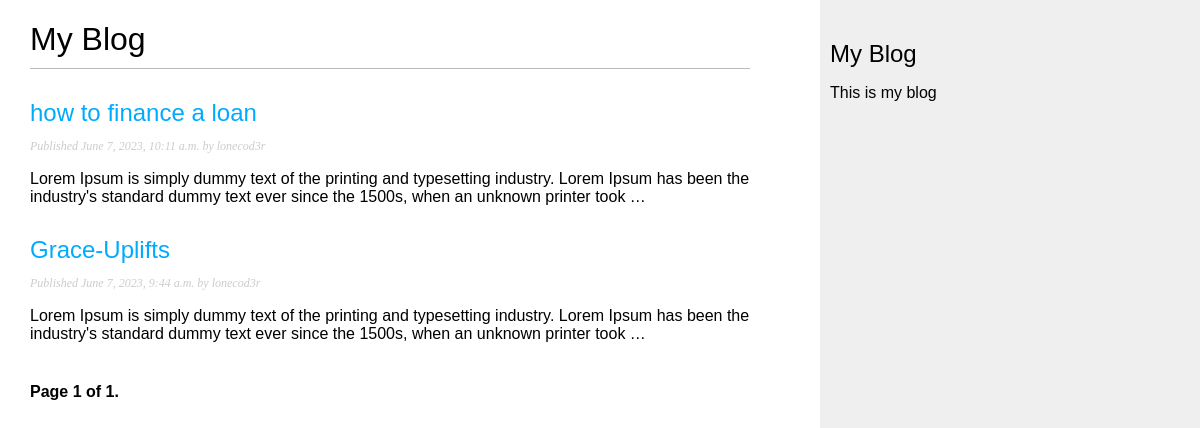
The page /blog/ on the database as committed earlier.
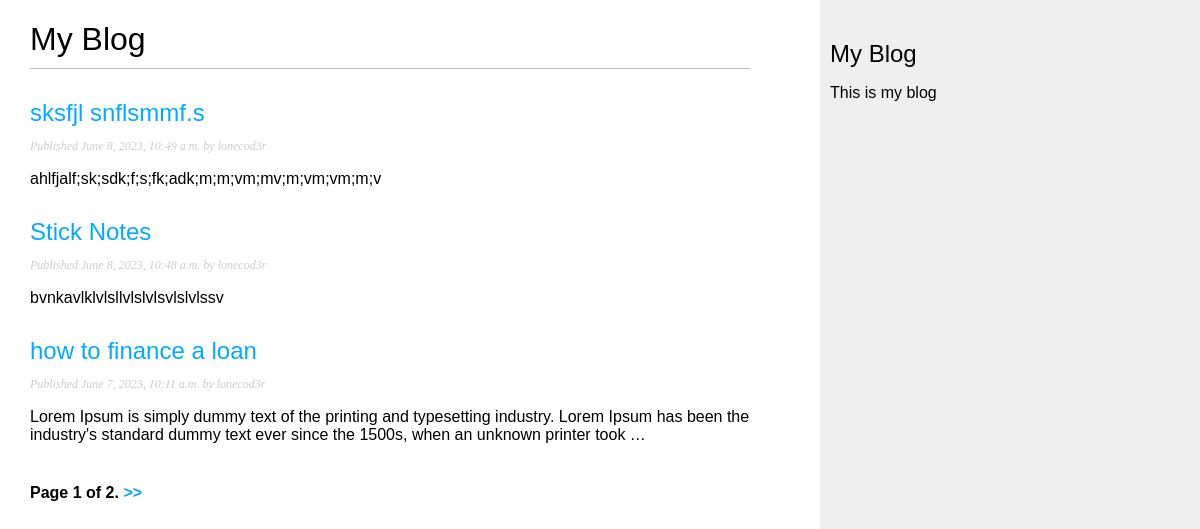
The same page on the database as committed later.
### blog/models.py (models this page shows, shortened)
class Post(models.Model):
    class Status(models.TextChoices):
        DRAFT = 'DF', 'Draft'
        PUBLISHED = 'PB', 'Published'
    title = models.CharField(max_length=250)
    slug = models.SlugField(max_length=250,
                            unique_for_date='publish')
    author = models.ForeignKey(User,on_delete = models.CASCADE,
                                related_name = 'blog_posts')
    body = models.TextField()
    publish = models.DateTimeField(default=timezone.now)
    created = models.DateTimeField(auto_now_add=True)
    updated = models.DateTimeField(auto_now=True)
    status = models.CharField(max_length=2,
                                choices = Status.choices,
                                default= Status.DRAFT)
    objects = models.Manager() #the default manager
    published = PublishedManager() #custom manager
    class Meta:
        ordering = ['-publish']
        indexes = [
            models.Index(fields=['-publish']),
        ]
    def get_absolute_url(self):
        return reverse('blog:post_detail',
                       args=[self.publish.year,
                             self.publish.month,
                             self.publish.day,
                             self.slug])

### blog/views.py (the view)
# urls.py: path('', views.PostListView.as_view(), name='post_list'),
class PostListView(ListView):
    queryset = Post.published.all()
    context_object_name = "posts"
    paginate_by = 3
    template_name = "blog/post/list.html"

### blog/templates/blog/post/list.html (shortened to what this page needs)
{% extends "blog/base.html" %}
{% block content %}
<h1>My Blog</h1>
    {% for post in posts %}
    <h2>
        <a href="{{ post.get_absolute_url }}">
            {{ post.title }}
        </a>
    </h2>
    <p class="date">
        Published {{ post.publish }} by {{ post.author }}
    </p>
    {{ post.body|truncatewords:30|linebreaks }}
    {% endfor %}
    {% include "pagination.html" with page=page_obj %}
{% endblock %}

### blog/templates/blog/base.html (shortened to what this page needs)
{% load static %}
<html lang="en">
<head>
    <link rel="stylesheet" href="{% static "css/blog.css" %}">
</head>
<body>
    <div id="content">
        {% block content %}
        {% endblock  %}
    </div>
    <div id="sidebar">
        <h2>My Blog</h2>
        <p>This is my blog</p>
    </div>
</body>
</html>

### blog/templates/pagination.html (shortened to what this page needs)
<div class="pagination">
    <span class="step-links">
        <span class="current">
            Page {{ page.number }} of {{ page.paginator.num_pages }}.
        </span>
        {% if page.has_next %}
        <a href="?page={{ page.next_page_number }}"> >> </a>
        {% endif %}
    </span>
</div>

### blog/static/css/blog.css (style rules this page uses)
body { margin:0; padding:0; font-family:helvetica, sans-serif; }
a { color:#00abff; text-decoration:none; }
h1 { font-weight:normal; border-bottom:1px solid #bbb; padding:0 0 10px 0; }
h2 { font-weight:normal; margin:30px 0 0; }
#content { float:left; width:60%; padding:0 0 0 30px; }
#sidebar { float:right; width:30%; padding:10px; background:#efefef; height:100%; }
p.date { color:#ccc; font-family: georgia, serif; font-size: 12px; font-style: italic; }
.pagination { margin:40px 0; font-weight:bold; }

Rows that differ between the two databases and show on the page:
no longer on this page (row unchanged): Post: title "Grace-Uplifts", publish "June 7, 2023, 9:44 a.m.", author "lonecod3r", body "Lorem Ipsum is simply dummy text of the printing and typesetting industry. Lorem Ipsum has been the industry's standard dummy text ever since the 1500s, when an unknown printer took …"
added Post: title "sksfjl snflsmmf.s", publish "June 8, 2023, 10:49 a.m.", author "lonecod3r", body "ahlfjalf;sk;sdk;f;s;fk;adk;m;m;vm;mv;m;vm;vm;m;v"
added Post: title "Stick Notes", publish "June 8, 2023, 10:48 a.m.", author "lonecod3r", body "bvnkavlklvlsllvlslvlsvlslvlssv"
Other text that changed with them:
{{ page.paginator.num_pages }}: "1" → "2"
